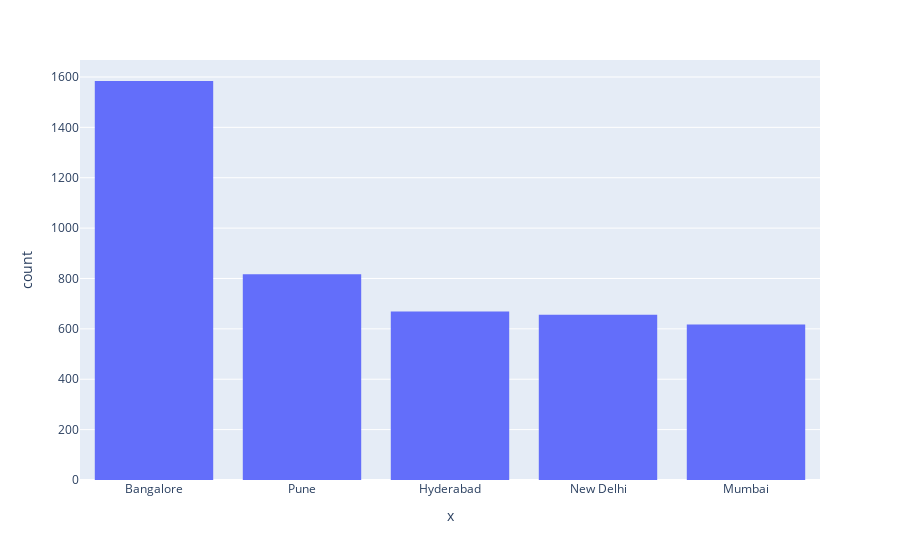

The cell this chart's notebook holds for it:
### Markdown cell above
bangalore is the location giving highest salary

### Code cell
#Number of jobs by location
sns.set_style('whitegrid')

px.histogram(x=salary["Location"])

### Figure 1 — Plotly figure (JSON) as saved in the notebook; plotly's stock layout.template omitted (floating-point values rounded to 4 significant figures; data arrays with more than 128 entries replaced by an {"elided": "..."} marker saying what was removed)
{"data": [{"alignmentgroup": "True", "bingroup": "x", "hovertemplate": "x=%{x}<br>count=%{y}<extra></extra>", "legendgroup": "", "marker": {"color": "#636efa"}, "name": "", "offsetgroup": "", "orientation": "v", "showlegend": false, "type": "histogram", "x": {"elided": "4343 str values"}, "xaxis": "x", "yaxis": "y"}], "layout": {"barmode": "relative", "legend": {"tracegroupgap": 0}, "margin": {"t": 60}, "xaxis": {"anchor": "y", "domain": [0, 1], "title": {"text": "x"}}, "yaxis": {"anchor": "x", "domain": [0, 1], "title": {"text": "count"}}}}
